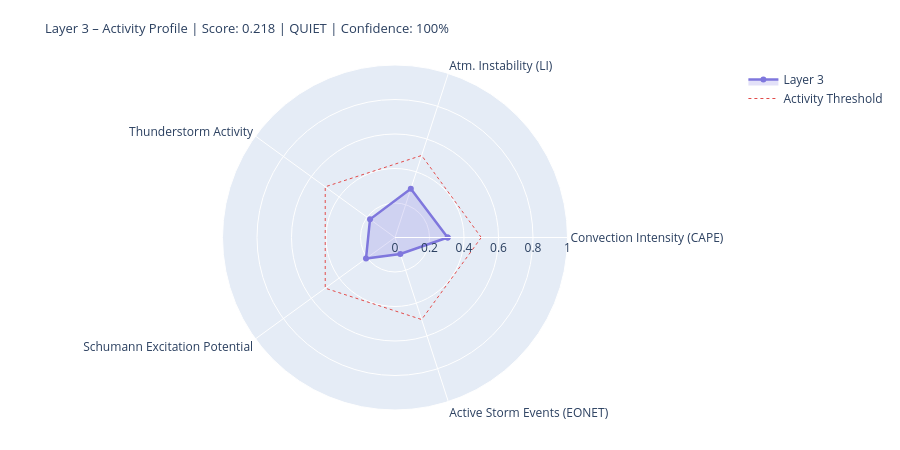

Notebook cell for this chart:
### Markdown cell above
---
## 4. State Assessment & Handoff to Layer 4/5

### Code cell
# ============================================================
# LAYER-3-SCORE
# Five dynamic components
# ============================================================

def norm(v, lo, hi):
    if v is None or (isinstance(v, float) and math.isnan(v)): return None
    return round(max(0.0, min(1.0, (v - lo) / (hi - lo))), 4)

# --- 1) Convection intensity (global CAPE mean) ---
cape_mean = df_atm['cape'].dropna().mean() if not df_atm.empty else None
conv_score = norm(cape_mean, 0, 3000)
conv_src   = 'primary' if cape_mean is not None else 'missing'

# --- 2) Atmospheric instability (LI mean) ---
li_mean   = df_atm['li'].dropna().mean() if not df_atm.empty else None
# Negative LI = unstable → higher score
instab_score = norm(-li_mean if li_mean is not None else None, -6, 6)
instab_src   = 'primary' if li_mean is not None else 'missing'

# --- 3) Thunderstorm activity (mean thunder score + WMO count) ---
thunder_mean = df_atm['thunder_score'].mean() if not df_atm.empty else None
n_thunder    = int(df_atm['thunderstorm'].sum()) if not df_atm.empty else 0
thunder_score_val = norm(
    (thunder_mean or 0) * 0.7 + n_thunder * 0.1, 0, 1.0
) if thunder_mean is not None else None
thunder_src = 'primary'

# --- 4) Schumann excitation potential (weighted Schumann contribution) ---
schumann_pot = df_atm['schumann_contribution'].mean() if not df_atm.empty else None
# Boosted by Layer-2 thunderstorm trigger
if schumann_pot is not None and l2_thunder:
    schumann_pot = min(1.0, schumann_pot * 1.2)
schumann_score = norm(schumann_pot, 0, 1.0) if schumann_pot is not None else None
schumann_src   = 'derived'

# --- 5) Storm activity (NASA EONET) ---
# Distinction: None = data not loaded, 0.0 = loaded but no events
storm_score = None
storm_src   = 'missing'
if raw.get('storms') is not None:          # API reached successfully
    storm_score = norm(len(storm_events), 0, 30) if storm_events else 0.0
    storm_src   = 'primary'

# X-Ray and Kp: context only, not in dynamic score
# (X-Ray = Layer-0/4 driver; Kp = geomagnetic index, not a lightning proxy)
xray_context = None
if raw.get('xray'):
    df_xc = pd.DataFrame(raw['xray'])
    fc = next((c for c in df_xc.columns
               if any(k in c.lower() for k in ['flux','long']) and 'time' not in c.lower()),
              df_xc.columns[1])
    df_xc[fc] = pd.to_numeric(df_xc[fc], errors='coerce')
    xray_last = df_xc[fc].dropna().iloc[-1] if not df_xc[fc].dropna().empty else None
    if xray_last:
        xray_class = ('X' if xray_last>=1e-4 else 'M' if xray_last>=1e-5
                      else 'C' if xray_last>=1e-6 else 'B')
        xray_context = {'flux': float(xray_last), 'class': xray_class}
        print(f'X-Ray context: {xray_class}-class ({xray_last:.2e} W/m²)')

# --- Aggregate ---
COMPONENTS = {
    'Convection Intensity (CAPE)':  {'score': conv_score,       'source': conv_src,    'dynamic': True},
    'Atm. Instability (LI)':         {'score': instab_score,     'source': instab_src,  'dynamic': True},
    'Thunderstorm Activity':              {'score': thunder_score_val, 'source': thunder_src, 'dynamic': True},
    'Schumann Excitation Potential':   {'score': schumann_score,   'source': schumann_src,'dynamic': True},
    'Active Storm Events (EONET)': {'score': storm_score,      'source': storm_src,   'dynamic': True},
}

available   = {k: v['score'] for k, v in COMPONENTS.items() if v['score'] is not None}
unavailable = [k for k, v in COMPONENTS.items() if v['score'] is None]
layer3_score = round(sum(available.values()) / len(available), 4) if available else None
confidence   = round(len(available) / len(COMPONENTS), 2)
level = ('unknown' if layer3_score is None
         else 'quiet'   if layer3_score < 0.3
         else 'moderate' if layer3_score < 0.6
         else 'active')
dominant_l3 = max(available, key=available.get) if available else 'none'

# --- Ausgabe ---
W = 68
print('=' * W)
print('LAYER 3 – ATMOSPHERE / WEATHER / THUNDERSTORMS – STATE ASSESSMENT')
print('=' * W)
for name, comp in COMPONENTS.items():
    s = comp['score']
    if s is not None:
        bar = '█' * int(s * 20) + '░' * (20 - int(s * 20))
        print(f'  {name:<36} {bar}  {s:.3f}  [{comp["source"]}]')
    else:
        print(f'  {name:<36} {"─" * 20}  n/a   [missing]')
print('-' * W)
print(f'  Score:        {layer3_score:.3f}  ({len(available)}/{len(COMPONENTS)} components)')
print(f'  Confidence:   {confidence:.0%}')
print(f'  Level:        {level.upper()}')
print(f'  Dominant:     {dominant_l3}')
print(f'  CAPE mean:    {cape_mean:.0f} J/kg' if cape_mean else '  CAPE mean:    n/a')
print(f'  LI mean:      {li_mean:.1f} K' if li_mean is not None else '  LI mean:      n/a')
print(f'  Thunderstorms:{n_thunder} points (WMO)  +  {len(storm_events)} NASA EONET')
print('=' * W)

# Radar
cats   = list(available.keys())
vals_r = list(available.values())
if len(cats) >= 3:
    fig = go.Figure()
    fig.add_trace(go.Scatterpolar(
        r=vals_r + [vals_r[0]], theta=cats + [cats[0]],
        fill='toself', fillcolor='rgba(127,119,221,0.22)',
        line=dict(color='#7F77DD', width=2.5), name='Layer 3'
    ))
    fig.add_trace(go.Scatterpolar(
        r=[0.5] * (len(cats)+1), theta=cats + [cats[0]],
        line=dict(color='#E24B4A', dash='dot', width=1),
        mode='lines', name='Activity Threshold'
    ))
    fig.update_layout(
        title=dict(
            text=f'Layer 3 – Activity Profile | Score: {layer3_score:.3f} | {level.upper()} | Confidence: {confidence:.0%}',
            font=dict(size=13)
        ),
        polar=dict(radialaxis=dict(visible=True, range=[0, 1])),
        height=450, showlegend=True,
        margin=dict(l=60, r=60, t=65, b=40)
    )
    fig.show()

### Figure 1 — Plotly figure (JSON) as saved in the notebook; plotly's stock layout.template omitted (floating-point values rounded to 4 significant figures)
{"data": [{"fill": "toself", "fillcolor": "rgba(127,119,221,0.22)", "line": {"color": "#7F77DD", "width": 2.5}, "name": "Layer 3", "r": [0.3053, 0.2967, 0.1791, 0.2078, 0.1, 0.3053], "theta": ["Convection Intensity (CAPE)", "Atm. Instability (LI)", "Thunderstorm Activity", "Schumann Excitation Potential", "Active Storm Events (EONET)", "Convection Intensity (CAPE)"], "type": "scatterpolar"}, {"line": {"color": "#E24B4A", "dash": "dot", "width": 1}, "mode": "lines", "name": "Activity Threshold", "r": [0.5, 0.5, 0.5, 0.5, 0.5, 0.5], "theta": ["Convection Intensity (CAPE)", "Atm. Instability (LI)", "Thunderstorm Activity", "Schumann Excitation Potential", "Active Storm Events (EONET)", "Convection Intensity (CAPE)"], "type": "scatterpolar"}], "layout": {"height": 450, "margin": {"b": 40, "l": 60, "r": 60, "t": 65}, "polar": {"radialaxis": {"range": [0, 1], "visible": true}}, "showlegend": true, "title": {"font": {"size": 13}, "text": "Layer 3 – Activity Profile | Score: 0.218 | QUIET | Confidence: 100%"}}}
